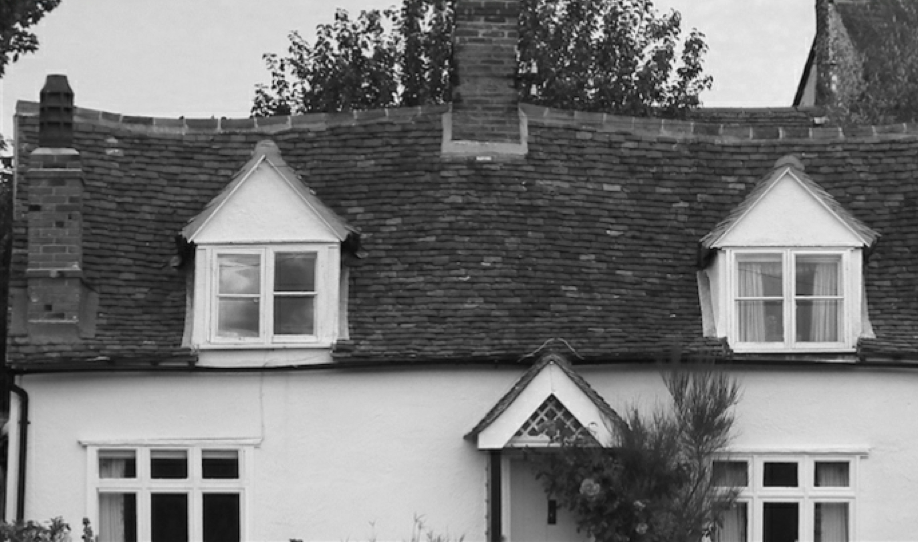
#> input picture visao-computacional/cap04-descritores/Parte2-Descritores/Parte2-Descritores/17-PanoramicImage/images/casa1.png, 918 x 542 px
$ python cap04-19-panoramic_image_sift.py --query-image images/casa1.png --train-image images/casa2.png
#> lines starting #> are read from the running program, lines starting #| are printed output that depends on the picture
# Gerando Imagens Panorâmicas (Pano Stitch)

# Imports
import cv2
import numpy as np
import sys
import argparse

# Argumentos
def argument_parser():
    parser = argparse.ArgumentParser(description='Une duas imagens')
    parser.add_argument("--query-image", dest="query_image", required=True, help="Primeira imagem que precisa ser costurada")
    parser.add_argument("--train-image", dest="train_image", required=True, help="Segunda imagem que precisa ser costurada")
    parser.add_argument("--min-match-count", dest="min_match_count", type=int, required=False, default=10, help="Número mínimo de matches necessários")
    return parser

# Warp img2 para img1 usando a matriz de homografia H
def warpImages(img1, img2, H):
    rows1, cols1 = img1.shape[:2]
    rows2, cols2 = img2.shape[:2]

    list_of_points_1 = np.float32([[0,0], [0,rows1], [cols1,rows1], [cols1,0]]).reshape(-1,1,2)
    temp_points = np.float32([[0,0], [0,rows2], [cols2,rows2], [cols2,0]]).reshape(-1,1,2)
    list_of_points_2 = cv2.perspectiveTransform(temp_points, H)
    list_of_points = np.concatenate((list_of_points_1, list_of_points_2), axis=0)

    [x_min, y_min] = np.int32(list_of_points.min(axis=0).ravel() - 0.5)
    [x_max, y_max] = np.int32(list_of_points.max(axis=0).ravel() + 0.5)
    translation_dist = [-x_min, -y_min]
    H_translation = np.array([[1, 0, translation_dist[0]], [0, 1, translation_dist[1]], [0,0,1]])

    output_img = cv2.warpPerspective(img2, H_translation.dot(H), (x_max-x_min, y_max-y_min))
    output_img[translation_dist[1]:rows1+translation_dist[1], translation_dist[0]:cols1+translation_dist[0]] = img1

    return output_img

if __name__=='__main__':
    #img1 = cv2.imread('images/casa1.png', 0)    # query Image
    #img2 = cv2.imread('images/casa2.png', 0)    # train Image
    args = argument_parser().parse_args()
    img1 = cv2.imread(args.query_image, 0)
#> img1: shape (542, 918); min 2, max 252, mean 117.7
    img2 = cv2.imread(args.train_image, 0)
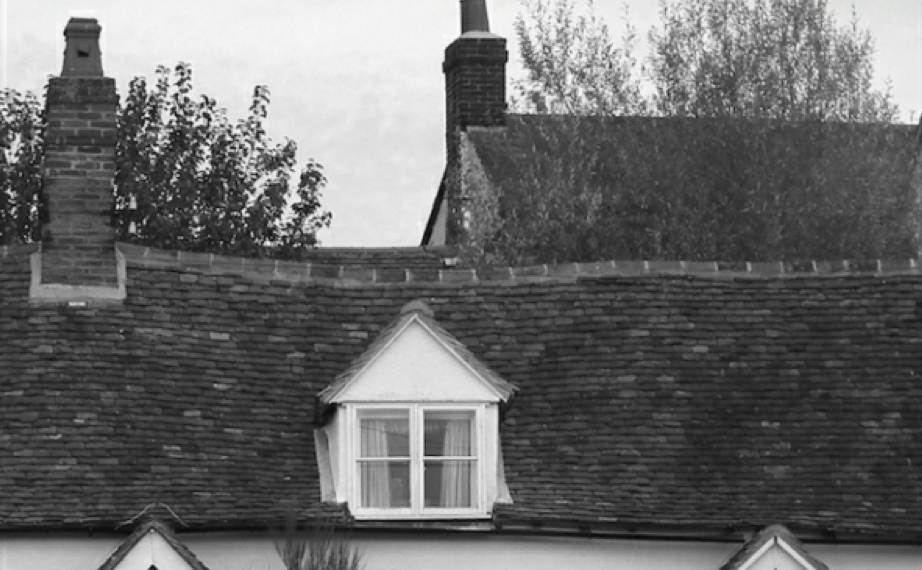
#> input picture visao-computacional/cap04-descritores/Parte2-Descritores/Parte2-Descritores/17-PanoramicImage/images/casa2.png, 922 x 570 px
#> img2: shape (570, 922); min 8, max 255, mean 106
    min_match_count = args.min_match_count

    # [6 lines of commented-out code are left out]
    sift = cv2.xfeatures2d.SIFT_create()

    # Extrai keypoints e descriptors
    keypoints1, descriptors1 = sift.detectAndCompute(img1, None)
#> keypoints1 = 4526 keypoints; strongest (x, y, size): (781, 473, 19.2), (222, 465, 20.3), (400, 89, 5.2), (274, 87, 2.7)
    keypoints2, descriptors2 = sift.detectAndCompute(img2, None)
#> keypoints2 = 4980 keypoints; strongest (x, y, size): (82, 36, 25.3), (34, 208, 3.7), (268, 243, 4.1), (473, 67, 43.8)

    # Inicializa os parâmetros para o Flann based matcher
    FLANN_INDEX_KDTREE = 0
    index_params = dict(algorithm = FLANN_INDEX_KDTREE, trees = 5)
    search_params = dict(checks = 50)

    # Inicializa o objeto Matcher baseado em Flann
    # O matcher baseado em Flann é mais rápido do que a combinação Brute Force porque não compara cada ponto com cada ponto na outra lista.
    # Só considera a vizinhança do ponto atual para obter o ponto-chave correspondente, tornando-o mais eficiente.
    # Uma vez que obtemos uma lista de pontos-chave correspondentes, usamos o teste de proporção da Lowe para manter apenas as correspondências fortes.
    # David Lowe propôs este teste de razão para aumentar a robustez do SIFT.
    flann = cv2.FlannBasedMatcher(index_params, search_params)

    # Computa os matches
    # Basicamente, quando combinamos os pontos-chave, rejeitamos as correspondências em que a proporção das distâncias para o vizinho mais próximo e
    # o segundo vizinho mais próximo é maior que um determinado limite. Isso nos ajuda a descartar os pontos que não são distintos o suficiente.
    # Então, usamos esse conceito aqui para manter apenas as boas correspondências e descartar o resto. Se não tivermos correspondências suficientes, não avançaremos.
    # No nosso caso, o valor padrão é 10. Você pode brincar com este parâmetro de entrada para ver como isso afeta a saída.
    matches = flann.knnMatch(descriptors1, descriptors2, k=2)
#> matches = 4526 matches

    # Armazena todas as boas combinações de acordo com o teste de proporção Lowe
    good_matches = []
    for m1,m2 in matches:
        if m1.distance < 0.7*m2.distance:
            good_matches.append(m1)
#> after the loop, good_matches = 1282 matches

    if len(good_matches) > min_match_count:
        src_pts = np.float32([ keypoints1[good_match.queryIdx].pt for good_match in good_matches ]).reshape(-1,1,2)
#> src_pts = 1282 rows, first 8: [26.08, 29.27], [60.57, 5.02], [99.33, 187.1], [100.1, 451.1], [149.4, 153.6], [183.4, 319.2], [203.6, 451.2], [203.8, 451.3]
        dst_pts = np.float32([ keypoints2[good_match.trainIdx].pt for good_match in good_matches ]).reshape(-1,1,2)
#> dst_pts = 1282 rows, first 8: [275.9, 269.1], [97.82, 566.3], [278.1, 343.1], [362.2, 505.1], [65.36, 467.3], [318.4, 487.7], [362.2, 505.1], [362.2, 505.1]

        M, mask = cv2.findHomography(src_pts, dst_pts, cv2.RANSAC, 5.0)
#> M = [[1.11, 0.000322, -461.9], [0.000108, 1.11, 127.7], [4.85e-07, 5.29e-07, 1]]; mask = 1282 values, max 1 at index 19, min 0 at index 0, mean 0.977
        result = warpImages(img2, img1, M)
#> in warpImages, `list_of_points_2 = cv2.perspectiveTransform(temp_points, H)`: list_of_points_2 = [[-461.9, 127.7], [-461.6, 729.8], [560.3, 729.6], [560.3, 127.8]]
#> in warpImages, `list_of_points = np.concatenate((list_of_points_1, list_of_points_2), ..`: list_of_points = [[0, 0], [0, 570], [922, 570], [922, 0], [-461.9, 127.7], [-461.6, 729.8], [560.3, 729.6], [560.3, 127.8]]
#> in warpImages, `[x_min, y_min] = np.int32(list_of_points.min(axis=0).ravel() - 0.5)`: x_min = -462; y_min = 0
#> in warpImages, `[x_max, y_max] = np.int32(list_of_points.max(axis=0).ravel() + 0.5)`: x_max = 922; y_max = 730
#> in warpImages, `translation_dist = [-x_min, -y_min]`: translation_dist = [462, 0]
#> in warpImages, `H_translation = np.array([[1, 0, translation_dist[0]], [0, 1, translat..`: H_translation = [[1, 0, 462], [0, 1, 0], [0, 0, 1]]
#> in warpImages, `output_img = cv2.warpPerspective(img2, H_translation.dot(H), (x_max-x_..`:
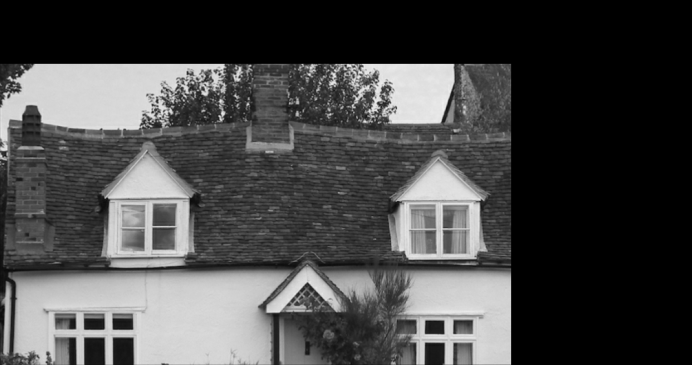
#> output_img: shape (730, 1384) (shown at 1/2 size); min 0, max 242, mean 71.7
#> in warpImages, `output_img[translation_dist[1]:rows1+translation_dist[1], translation_..`:
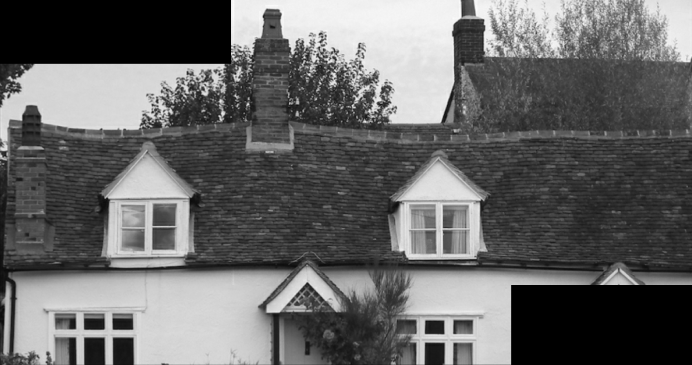
#> output_img: shape (730, 1384) (shown at 1/2 size); min 0, max 255, mean 103
        cv2.imshow('Output', result)

        cv2.waitKey()

    else:
        print ("Não temos número suficiente de correspondências (matches) entre as duas imagens.")
        print ("Encontrado apenas %d correspondências. Precisamos de pelo menos %d correspondências." % (len(good_matches), min_match_count))
